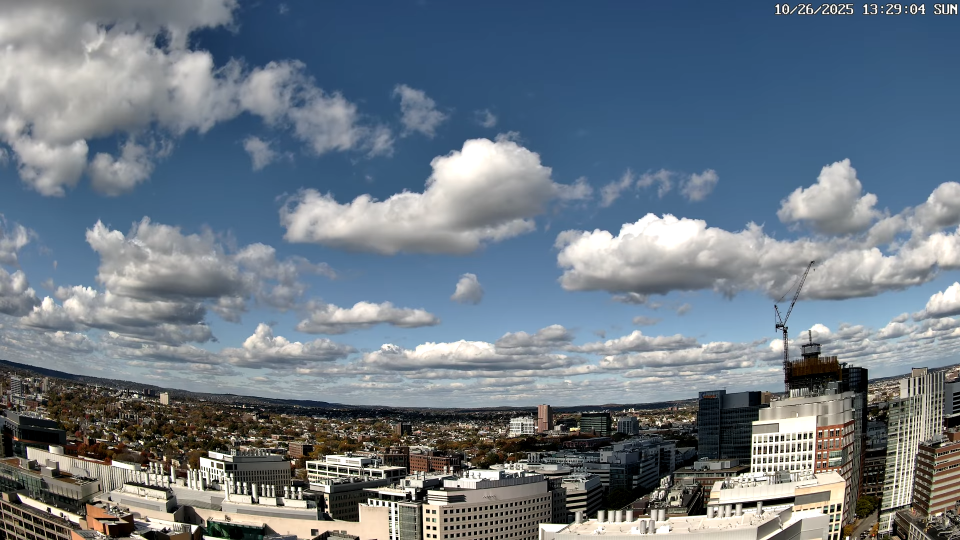
#> input picture sample_frame.png, 1920 x 1080 px (shown at 1/2 size)
$ jupyter execute --allow-errors assignment1.ipynb
#> lines starting #> are read from the running program, lines starting #| are printed output that depends on the picture
# Assignment 1

## Part 1: Pole Height

Estimate 3-D object measurements in a rendered 2-D image.

### Overview
Single-view metrology corresponds to a set of techniques for making 3-D measurements from a single 2-D image. Such measurements have several applications including, for example, measuring the height of a suspect in a crime-scene image. We will consider a simple scenario of single-view metrology estimating 3-D measurements of objects in a rendered 2-D image.

### Description

Consider the image shown in Figure 1. You are given the following information about the 3-D scene. There are three poles colored yellow, green, and blue, and a ground plane in this scene. The three poles are perpendicular to the ground plane. The ground plane is parallel to the X-Z plane, and the camera's optical axis is parallel to the Z-axis. Standing at 4 meters, the yellow and green poles are of the same height in the 3-D scene. The distance between these two poles is 17 meters. The green and blue poles are at the same, but unknown, distance from the camera. Finally, the resolution of the image sensor of the camera is 53,333 pixels per meter.

Recall the perspective projection equation that tells us the relationship between a point's location in the 3-D world (X,Y,Z), the camera focal length (f), and the projection of that point in the image (x,y):
$$\frac{x}{X}=\frac{f}{Z}$$
and
$$\frac{y}{Y}=\frac{f}{Z}$$
&nbsp;

Write a python script to measure the heights and distances between the poles in image coordinates. You may use the pixel locations provided below to estimate the location of the pole endpoints in the image:

$$yellow = [[518, 391],  [512, 987]]$$
$$green = [[733, 462],  [732, 771]]$$
$$blue = [[1189, 311], [1189, 769]]$$

From these image measurements and the 3-D quantities specified above, you will be able to determine the camera focal length and 3-D height of the blue pole.

**HINTS:**
- please use the euclidean distance between points as camera imperfections can slightly tilt a straight line
- you want to use similar triangles, but you cannot directly plug in 17 as Z into the equations above because 17 is only the Z distance from the yellow pole to the green pole and it does not account for the Z distance from the camera to the yellow pole

### Deliverables:

Using the above perspective projection equations, **programmatically compute and report**:
- Camera focal length f (in mm)
- 3-D height (Y) of blue pole (in m)

Please show how you derived your setup using markdown, comments, or images.

**HINT: if you set up your equations properly, you can plug in your answers into your setup to double check them**

[cell 1]
import matplotlib
matplotlib.use("tkagg")

import numpy as np
import matplotlib.pyplot as plt
from PIL import Image
from math import sqrt

# Given Image Coordinates
yellow = np.array([[518, 391], [512, 987]])
green = np.array([[733, 462], [732, 771]])
blue = np.array([[1189, 311], [1189, 769]])

#Known Information
yellow_height_3d = 4.0 #meters
green_height_3d = 4.0 #meters
distance_yellow_green = 17.0 #meters
pixels_per_meter = 53333.0 #image resolution

#Euclidean Distance
def euclidean_distance(p1, p2):
    return sqrt((p2[0]- p1[0])**2 +(p2[1] - p1[1])**2)

#Pole Height in images
yellow_px = euclidean_distance(yellow[0], yellow[1])
green_px = euclidean_distance(green[0], green[1])
blue_px = euclidean_distance(blue[0], blue[1])

# Distance from camera to yellow
# Height and Focal Length are the same for both poles, even if we don'
# Yellow/Green have the same height, but green is 17m away from yellow

ratio = yellow_px/green_px

Z_yellow = distance_yellow_green/(ratio - 1)

Z_green = Z_yellow + distance_yellow_green

#Focal Length in Pixels then millimeters

f_pixels = (Z_yellow * yellow_px)/yellow_height_3d

f_mm = (f_pixels / pixels_per_meter) * 1000.0

print(f"Camera Focal Length {f_mm:2f} mm")

# Height of Blue pole
# Blue and Green are the same distance from the camera

blue_height = green_height_3d * blue_px/green_px

print(f"Blue pole 3-D Height {blue_height:2f}")

## Part 2: Camera Calibration

Calibrate a camera in the wild by mapping 3D points in the world to 2D points in the field of view of the camera.

***TODOS For Students (search for #TODO)***:
- Readin frame & convert BGR -> RGB
- Measure image size and scale 4k calibration
- Create an initial estimate of the intrinsics matrix, based on values provided
- Extract estimated focal length and principle points after calibration
- Calculate error in reprojections
- Calculate number of points behind the camera (should be zero)

**Steps**:
- Read in image
- Use xy points in camera pixel space and google earth points in GPS coordinates
- Use CV2 to run calibration (give examples of different parameters)
- Get intrinsics and extrincis from calibration
- Measure r2 loss in reprojection
- Extract out field of view
- Extract out overlay on map

*Extra notes for those that are interested or curious on practical applications beyond this course*:

Coordinate systems:

1. ECEF - Earth-Centered, Earth-Fixed
  - A global 3D Cartesian coordinate system fixed to the Earth.
  - Origin is at the center of the Earth.
  - Axes are:
    - X → intersection of Equator & Prime Meridian (0° lat, 0° lon)
    - Y → Equator & 90°E longitude
    - Z → North Pole

    Units: Meters

    Why it exists:
    - GPS (lat, lon, alt) is defined from ground level, but ground level varies throughout the earth, and inconvenient for geometry.
    - ECEF lets you do straight-line vector math in 3D.

2. ENU — East, North, Up (Local Tangent Plane)
  - A local coordinate system anchored at the camera location.
  - Think: “flat ground under the camera”.
  - Axes are:
    - X → East
    - Y → North
    - Z → Up
    - Origin is the camera's GPS position
  - Why it exists
    - ECEF values are huge (~6,371 km).
    - ENU gives small, meaningful relative coordinates:
      - “10 m east, 5 m north, 2 m up from the camera”
    - ECEF → ENU is a rotation + translation.

3. CAM — Camera Coordinate Frame (OpenCV)
    - The coordinate system used by pinhole camera models.
    - Origin is at the camera optical center.
    - Axis (OpenCV convention)
      - X → right in the image
      - Y → down in the image
      - Z → forward (out of the camera)

4. How they connect:
  GPS (lat, lon, alt)
  ->
  ECEF (global XYZ, meters)
  ->
  ENU (local XYZ, meters, camera-centered)
  ->
  CAM (camera XYZ, meters)
  ->
  IMAGE (pixels)

# Read in Calibration Data

[cell 2]
#readin POIs using pandas
import numpy as np
import pandas as pd
import importlib as imp

#create csv
points = [
    ["x_cam", "y_cam", "lat", "lon", "alt", "Note"],
    [None, None, 42.360444, -71.0892381, 84.2265753, "Camera Placement"],
    [3561, 1614, 42.3630891263852, -71.0879636466399, 75.4871217011089, "ProtoAptLeftCorner"],
    [3604, 1526, 42.3631571259958, -71.0878496620577, 84.7940978488193, "ProtoTopLeftCorner"],
    [3786, 1494, 42.3631307557416, -71.087482710166, 84.7940940080489, "ProtoAptRightCorner"],
    [3747, 1803, 42.3626890977564, -71.0878187553374, 51.8507394719962, "GoogleNearCorner"],
    [3678, 1784, 42.362989264544, -71.08777775177, 51.8507403674686, "GoogleLeftCorner"],
    [3649, 2099, 42.3624613755299, -71.0880700922018, 27.1552642712869, "E19Corner"],
    [3388, 1933, 42.3627542822409, -71.0883790407162, 45.6747463013922, "KochNearRightCorner"],
    [2833, 2026, 42.3628112619204, -71.089133790936, 42.6691635979906, "KochNearLeftCorner"],
    [3033, 2120, 42.3621398348507, -71.0889656696732, 46.026515496757, "Building76NearCorner"],
    [2157, 2101, 42.3624780875095, -71.0898889393856, 43.7156148372019, "Building76LeftFarCorner"],
    [2798, 1576, 42.3648991473604, -71.0891571692684, 93.1352154081389, "AkamaiTowerLeftCorner"],
    [3377, 1704, 42.3631575388086, -71.0882734541629, 67.7194790245653, "BroadRightCorner"],
    [3013, 1693, 42.3634038576861, -71.0888331351366, 73.463608684346, "BroadLeftCorner"],
    [2270, 1958, 42.3637437606586, -71.0900946119517, 39.4566660606783, "NovartisBrickRightCorner"],
    [1758, 2033, 42.3629770528047, -71.0906260645464, 39.4568881180374, "NovartisBrickNearCorner"],
    [1553, 2038, 42.3625956284903, -71.0906982117794, 44.2823031197029, "BCSRightTriangle"],
    [2155, 1627, 42.377626865016, -71.0947526063245, 93.9269313586896, "ProspectTowerLeftCorner"],
    [2533, 1693, 42.3746842122778, -71.0909751657781, 44.2014483401927, "DistantGreyBoxyBuildingNearRightCorner"],
    [2472, 1694, 42.3747321008656, -71.091427644061, 44.154613693082, "DistantGreyBoxyBuildingLeftCorner"],
    [1635, 1795, 42.3656740911709, -71.0924715796961, 47.4151535656721, "BrickBuildingWhiteDotRightCorner"],
    [1600, 1700, 42.3734079771282, -71.0975027209039, 46.6909257497234, "TallDarkBrickNearCorner"],
    [894, 1861, 42.3631671580937, -71.0924935332344, 44.5921348369526, "WhiteBlackSquareBuldingNearCorner"],
    [798, 1838, 42.3631894846505, -71.0927972213699, 44.6269008964767, "WhiteBlackSquareBuldingLeftCorner"],
    [1158, 1855, 42.3637613747377, -71.0924084420413, 44.3002933462651, "WhiteBlackSquareBuldingRightCorner"],
    [1221, 1853, 42.3638806078738, -71.0923485941337, 44.6875019737916, "DraperWhiteBlackSquareBuldingLeftCorner"],
    [1625, 1878, 42.3640842414536, -71.0915161626134, 44.7190404620673, "DraperWhiteBlackSquareBuldingRightCorner"],
    [1533, 1893, 42.3638201529895, -71.0915530945449, 44.7459088564641, "DraperWhiteBlackSquareBuldingNearCorner"],
    [671, 1587, 42.377109538657, -71.1131652749666, 67.9429967817934, "WilliamJamesHallNearCorner"],
    [618, 1570, 42.3928110728957, -71.1379779380125, 63.2971091809005, "FarTripleTowersRightCorner"],
    [568, 1561, 42.3928435856626, -71.1400636937558, 63.1796756213112, "FarTripleTowersLeftCorner"],
    [340, 2025, 42.3614879752957, -71.0913638228117, 44.6289106591633, "StataTopLeftCorner"],
    [296, 2011, 42.3615875972433, -71.0914237311699, 44.6291226569577, "StataTopBackCorner"],
    [61, 1980, 42.3613575517148, -71.0918408206679, 38.3139421993105, "FairchildTopInnerCorner"],
    [373, 1997, 42.3617858033586, -71.0918661027161, 36.8694419342377, "BCSLeftCorner"],
    [400, 1925, 42.3620221010115, -71.0922219970219, 39.0416197570385, "SchwartzmanRightBackCorner"],
    [303, 1794, 42.3626702582373, -71.0938179421188, 37.0615714020692, "OrangeRightBottomCorner"],
    [258, 1731, 42.3625814685362, -71.0938403054119, 46.9479034980004, "OrangeRightMiddleCorner"],
    [223, 1697, 42.3625229544838, -71.0938820591354, 52.8165921952547, "OrangeRightTopCorner"],
    [72, 1671, 42.362187426974, -71.0939257603104, 52.816592894091, "OrangeMidTopCorner"],
    [65, 1760, 42.3621539824101, -71.0938887148999, 37.0615723852498, "OrangeMidBottomCorner"],
]

pois_df = pd.DataFrame(
    points[1:],           # data rows
    columns=points[0]     # header row
)


#See here for 3d points in Google Earth: https://earth.google.com/earth/d/1uAvyDgnvNPxu-M6I9iskGcqTUDvCRIQ8?usp=sharing
pois_df

# Readin Image and Overlay POIs with Labels

[cell 3]
import cv2
import matplotlib.pyplot as plt
#TODO: READIN IMG & Convert default CV2 BGR -> RGB

frame = cv2.imread("sample_frame.png")
#> frame is the input picture: shape (1080, 1920, 3); mean B, G, R 132.6, 121.2, 109.1

frame = cv2.cvtColor(frame,cv2.COLOR_BGR2RGB)

#TODO: measure image size
image_height = frame.shape[0]
#> image_height = 1080
image_width = frame.shape[1]
#> image_width = 1920

print('Read in image with shape: ', frame.shape)
#| Read in image with shape:  (1080, 1920, 3)
print('Image Height: ', image_height)
#| Image Height:  1080
print('Image Width: ', image_width)
#| Image Width:  1920
plt.imshow(frame)

# Convert POIs from a 4k to new img resoluiton and overlay

[cell 4]
import matplotlib.cm as cm

# X and Y point position values are measured from a 4k image. (3840 x 2160)
# The frame you are provided is different. You will need to downscale the positions
#TODO: Calculate Scaling Factor from 4k to new resolution;

scaling_factor = image_width/3840
#> scaling_factor = 0.5

# Save these as x_cam_scaled and y_cam_scaled
pois_df['x_cam_scaled'] = pois_df['x_cam'] * scaling_factor
pois_df['y_cam_scaled'] = pois_df['y_cam'] * scaling_factor

#  Plotting
plt.figure(figsize=(12, 10))
plt.imshow(frame)

# Iterate through rows and colors together
colors = cm.rainbow(np.linspace(0, 1, len(pois_df)))
for (index, row), color in zip(pois_df.iterrows(), colors):
    if index == 0:
        continue

    # Coordinate transformation
    x, y = int(row['x_cam_scaled']), int(row['y_cam_scaled'])

    #print points
    plt.scatter(x, y,
                color=color,
                s=50,            # Size of the dot
                label=row['Note'], # This is used for the legend
                edgecolors='white') # Adds a white ring to make it pop

# Create Legend - bbox_to_anchor moves the legend outside the image so it doesn't cover data
plt.legend(bbox_to_anchor=(1.05, 1), loc='upper left', borderaxespad=0.)

plt.title("POI Overlay")
plt.tight_layout() # Adjusts frame to fit the external legend
plt.show()
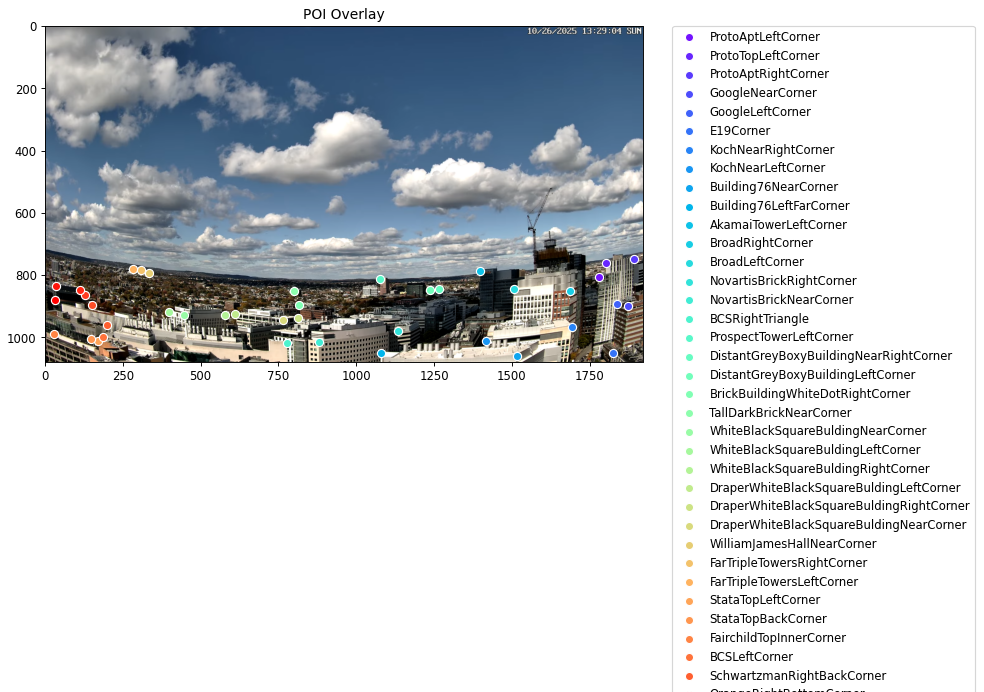
#> figure drawn by matplotlib, 1 panel

[cell 5]
camera_gps = pois_df[['lat','lon','alt']].iloc[0].values
n_test_rows = 4
#Note: row 0 is  the camera
pois_df_test_rows = np.linspace(1,len(pois_df)-1, n_test_rows,dtype=int)
pois_df_train_rows = np.setdiff1d(np.arange(len(pois_df)), pois_df_test_rows)[1:]

print('Using these rows for training calibration: ', pois_df_train_rows)
print('Using these rows for testing: ', pois_df_test_rows)

#assign train and test sets
pois_df_train = pois_df.iloc[pois_df_train_rows]
pois_df_test = pois_df.iloc[pois_df_test_rows]

#extract data from training and test sets
poi_gps_train = pois_df_train[['lat','lon','alt']].values
poi_xy_train = pois_df_train[['x_cam_scaled','y_cam_scaled']].values

poi_gps_test = pois_df_test[['lat','lon','alt']].values
poi_xy_test = pois_df_test[['x_cam_scaled','y_cam_scaled']].values

## Get Calibration with CV2

[cell 6]
from pyproj import Transformer

def estimate_camera_params(camera_gps, poi_gps, poi_xy, frame_size, calibration_flags, intrinsics_estimate, distortion_estimate):
    # Convert camera GPS coordinates to ECEF
    transformer_geodetic_to_ecef = Transformer.from_crs("epsg:4979", "epsg:4978", always_xy=True)
    # Note: pyproj expects lon,lat,alt order
    eX, eY, eZ = transformer_geodetic_to_ecef.transform(camera_gps[1], camera_gps[0], camera_gps[2])
    cam_ecef = np.array([eX, eY, eZ]).T#/1000  # Shape: (3,)
    eX, eY, eZ = transformer_geodetic_to_ecef.transform(poi_gps[:,1], poi_gps[:,0], poi_gps[:,2])
    poi_ecef = np.vstack((eX, eY, eZ)).T#/1000  # Shape: (3, N)
    poi_enu = ecef_to_enu(cam_ecef, poi_ecef, camera_gps[0],camera_gps[1])  # Shape: (N,3)

    # Put everything in contiguous arrays with (N, 3), not (3, N)
    object_points = np.ascontiguousarray(poi_enu.astype(np.float32))  # (N, 3)
    image_points = np.ascontiguousarray(poi_xy.astype(np.float32))      # (N, 2)

    criteria = (
        cv2.TERM_CRITERIA_EPS + cv2.TERM_CRITERIA_MAX_ITER,
        100000,    # Maximum 10,000 iterations (vs default ~30)
        1e-12     # Extremely tight convergence (vs default 1e-6)
        )


    #Let OpenCV estimate all distortion parameters
    ret, camera_matrix, dist_coeffs, rvecs, tvecs = cv2.calibrateCamera(
        [object_points], [image_points], frame_size,
        intrinsics_estimate,
        distortion_estimate,
        flags=calibration_flags,
        criteria=criteria
    )

    #convert to canonical representation
    T = tvecs[0]
    R, _ = cv2.Rodrigues(rvecs[0])

    #return  intrinsics_estimate, distortion_estimate, R, T, cam_ecef
    return  camera_matrix, dist_coeffs, R, T, cam_ecef

[cell 7]
# [51 lines left out: functions ecef_to_enu, gps_to_camxy, not called in this run]

[cell 8]
#Focal Length Estimate Is Provided
focal_length_estimate = 100
ppx_estimate = image_width / 2
#> ppx_estimate = 960
ppy_estimate = image_height / 2
#> ppy_estimate = 540

#TODO: Create intrinsics estimate (3x3 matrix containing Principle points)
intrinsics_estimate = np.array([
    [focal_length_estimate, 0, ppx_estimate],
    [0, focal_length_estimate, ppy_estimate],
    [0,0,1]], dtype=np.float32)

#distortion estimate is provided
distortion_estimate = 0

#CV2 calibration flags
#https://docs.opencv.org/3.4/d9/d0c/group__calib3d.html#ga3207604e4b1a1758aa66acb6ed5aa65d
#these must be separated with |
calibrate_flags = (
    cv2.CALIB_USE_INTRINSIC_GUESS   |        # Use your good initial guess
    #cv2.CALIB_USE_LU |         # Alternative solver
    #cv2.CALIB_FIX_PRINCIPAL_POINT          # Keep principal point fixed
    #cv2.CALIB_FIX_FOCAL_LENGTH |            # Keep focal lengths fixed
    cv2.CALIB_FIX_ASPECT_RATIO    | # Keep fx/fy ratio fixed
    cv2.CALIB_ZERO_TANGENT_DIST |
    cv2.CALIB_FIX_K3 |
    cv2.CALIB_FIX_K4 |
    cv2.CALIB_FIX_K5 |
    cv2.CALIB_FIX_K6
    #cv2.CALIB_FIX_K1 | cv2.CALIB_FIX_K2 | cv2.CALIB_FIX_K3
    #CALIB_FIX_P1 | CALIB_FIX_P2   #fix tangential distortion
    #cv2.CALIB_RATIONAL_MODEL
    #cv2.CALIB_FIX_K4 | cv2.CALIB_FIX_K5 | cv2.CALIB_FIX_K6 | #fix higher order radial distortions
    #cv2.CALIB_ZERO_TANGENT_DIST           # Only estimate radial distortion
)

#> (the rest of this cell did not finish here and is left out)

print('Intrinsics: \n', intrinsics)
print('Distortion: \n', distortion)
print('Rotation: \n', rotation)
print('Translation: \n', translation)
